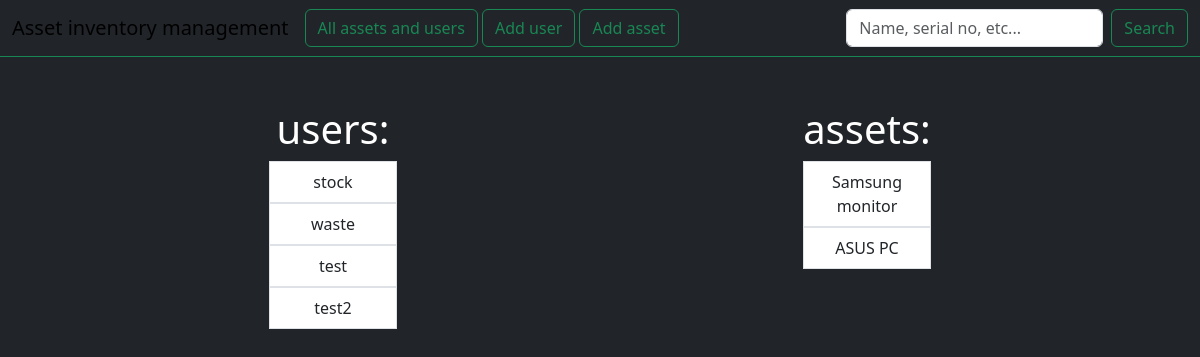
/total, run on an earlier commit of the app's database.
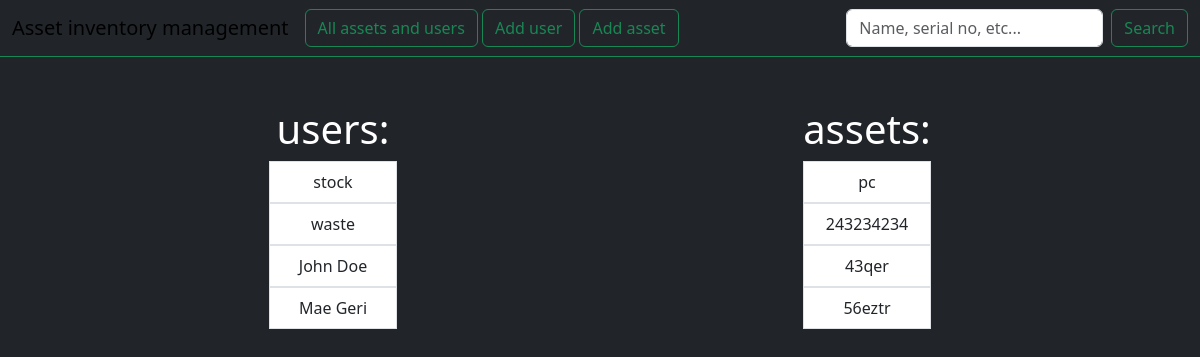
And on a later commit of the database.
### inventory/models.py (models this page shows, shortened)
class User(models.Model):
    name = models.CharField(max_length=40)
    username = models.CharField(max_length=20, blank=True, unique=True)
    department = models.CharField(max_length=50, blank=True)
    office = models.IntegerField(blank=True)

class Asset(models.Model):
    user = models.ForeignKey(User, default=1, on_delete=models.SET_DEFAULT)
    barcode = models.CharField(max_length=10, unique=True)
    serial_no = models.CharField(max_length=20, blank=True, null=True, unique=True)
    designation = models.CharField(max_length=20)
    other = models.CharField(max_length=50, blank=True)

### inventory/views.py (the view)
# urls.py: path('total', views.total, name="total"),
def total(request):
    return render(request, 'inventory/total.html', {
        'users': User.objects.all(),
        'assets': Asset.objects.all(),
    })

### inventory/templates/inventory/total.html
{% extends 'inventory/index.html' %}
{% block total %}
<div class="row" align="center">
    <div class="col-6">
        <h1 class="text-white bg-dark">users:</h1>
        <div class="list-group">
            {% for user in users %}
            <div class="col-3 align-self-center">
                <a class="list-group-item list-group-item-action" href="/user/{{ user.id }}/">{{ user.name }}</a>
            </div>
            {% endfor %}
        </div>
    </div>
    <div class="col-6">
        <h1 class="text-white bg-dark">assets:</h1>
        <div class="list-group">
            {% for asset in assets %}
            <div class="col-3 align-self-center">
                <a class="list-group-item list-group-item-action"
                   href="/asset/{{ asset.id }}/">{{ asset.designation }}</a>
            </div>
            {% endfor %}
        </div>
    </div>
</div>
{% endblock %}

### inventory/templates/inventory/index.html (shortened to what this page needs)
<!DOCTYPE html>
<html lang="en">
<head>
    {% load static %}
    {% load bootstrap5 %}
    {% bootstrap_css %}
    <link rel="stylesheet" type="text/css" href="{% static 'inventory/style.css' %}">
</head>
<body class="bg-dark text-white">
    <nav class="navbar navbar-expand-lg bg-dark border-bottom border-success">
        <div class="container-fluid">
            <a class="navbar-brand" href="{% url 'inventory:index' %}">Asset inventory management</a>
            <ul class="navbar-nav me-auto mb-2 mb-lg-0">
                <li class="nav-item">
                    <a href="{% url 'inventory:total' %}"><button class="btn btn-outline-success" type="submit">All assets and users</button></a>
                    <a href="{% url 'inventory:create_user' %}"><button class="btn btn-outline-success" type="submit">Add user</button></a>
                    <a href="{% url 'inventory:create_asset' %}"><button class="btn btn-outline-success" type="submit">Add asset</button></a>
                </li>
            </ul>
            <form class="d-flex" action="{% url 'inventory:results' %}" method="get">
                <input class="form-control me-2" id="search" name="q" type="search" placeholder="Name, serial no, etc..." aria-label="Search">
                <button class="btn btn-outline-success" type="submit">Search</button>
          </form>
        </div>
    </nav>
    <div class="container p-5">
        {% block total %}
        {% endblock %}
    </div>
</body>
</html>

### inventory/static/inventory/style.css (style rules this page uses)
nav a { color: white; }

What changed in the data, as far as the page shows it:
removed User: name "test"
removed User: name "test2"
removed Asset: designation "Samsung monitor"
removed Asset: designation "ASUS PC"
added User: name "John Doe"
added User: name "Mae Geri"
added Asset: designation "pc"
added Asset: designation "243234234"
added Asset: designation "43qer"
added Asset: designation "56eztr"
